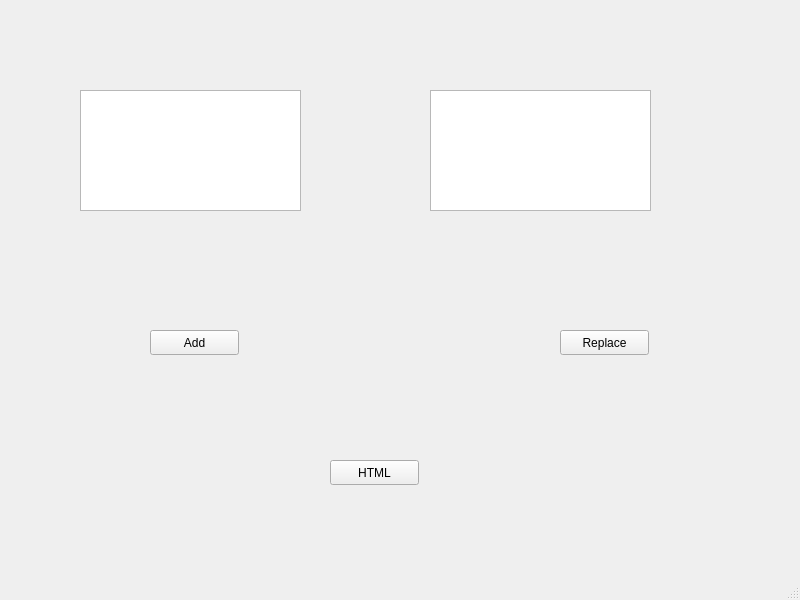
<?xml version="1.0" encoding="UTF-8"?>
<ui version="4.0">
 <class>MainWindow</class>
 <widget class="QMainWindow" name="MainWindow">
  <property name="geometry">
   <rect>
    <x>0</x>
    <y>0</y>
    <width>800</width>
    <height>600</height>
   </rect>
  </property>
  <property name="windowTitle">
   <string>MainWindow</string>
  </property>
  <widget class="QWidget" name="centralwidget">
   <widget class="QPlainTextEdit" name="plainTextEdit">
    <property name="geometry">
     <rect>
      <x>80</x>
      <y>90</y>
      <width>221</width>
      <height>121</height>
     </rect>
    </property>
   </widget>
   <widget class="QPlainTextEdit" name="plainTextEdit_2">
    <property name="geometry">
     <rect>
      <x>430</x>
      <y>90</y>
      <width>221</width>
      <height>121</height>
     </rect>
    </property>
   </widget>
   <widget class="QPushButton" name="AddButton">
    <property name="geometry">
     <rect>
      <x>150</x>
      <y>330</y>
      <width>89</width>
      <height>25</height>
     </rect>
    </property>
    <property name="text">
     <string>Add</string>
    </property>
   </widget>
   <widget class="QPushButton" name="ReplaceButton">
    <property name="geometry">
     <rect>
      <x>560</x>
      <y>330</y>
      <width>89</width>
      <height>25</height>
     </rect>
    </property>
    <property name="text">
     <string>Replace</string>
    </property>
   </widget>
   <widget class="QPushButton" name="HTMLButton">
    <property name="geometry">
     <rect>
      <x>330</x>
      <y>460</y>
      <width>89</width>
      <height>25</height>
     </rect>
    </property>
    <property name="text">
     <string>HTML</string>
    </property>
   </widget>
  </widget>
  <widget class="QMenuBar" name="menubar">
   <property name="geometry">
    <rect>
     <x>0</x>
     <y>0</y>
     <width>800</width>
     <height>22</height>
    </rect>
   </property>
  </widget>
  <widget class="QStatusBar" name="statusbar"/>
 </widget>
 <resources/>
 <connections/>
</ui>
